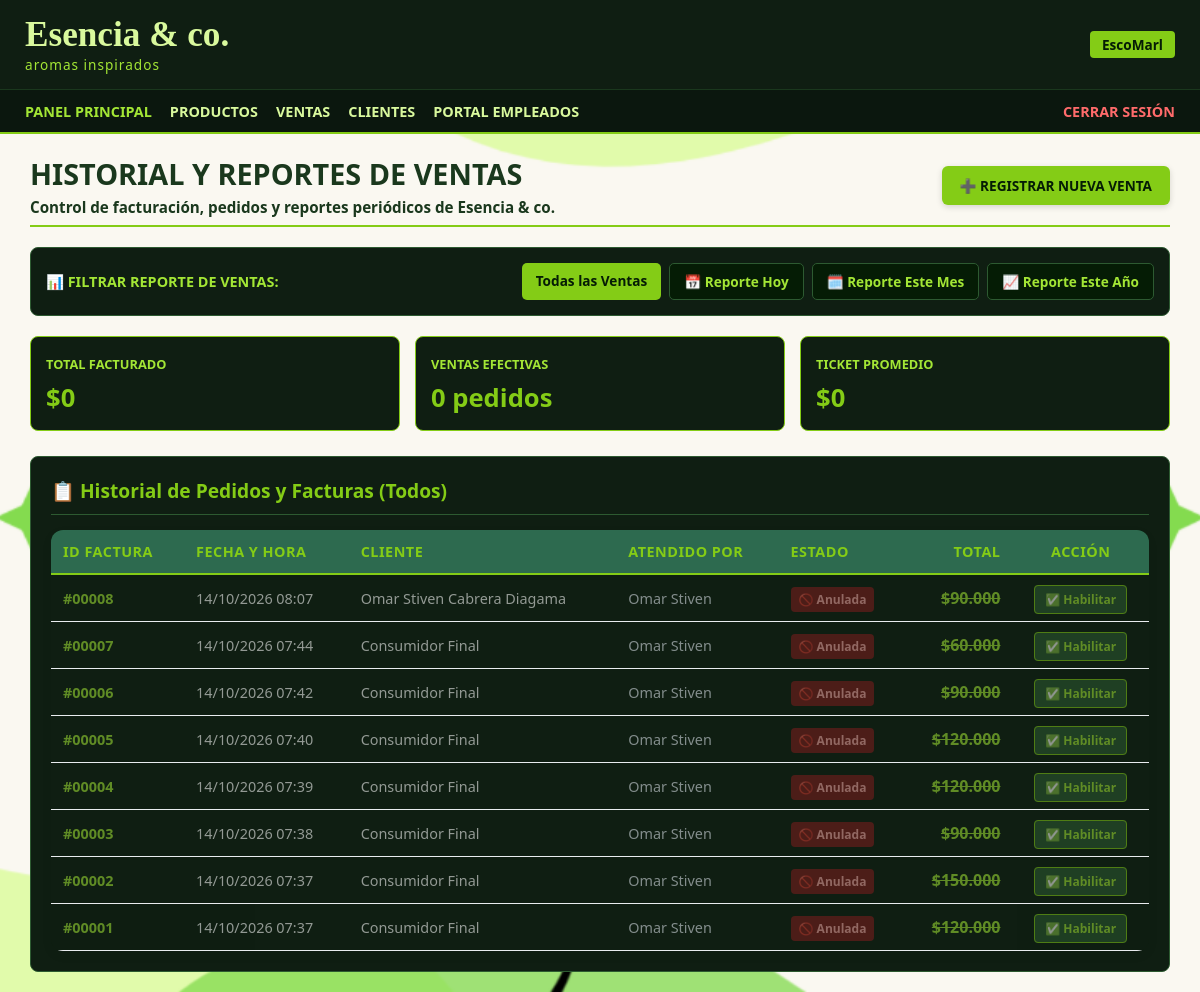
/escomarl/index.php?action=ventas (signed in), run on the app's committed database.
### tables this page shows
CREATE TABLE `tblfacturas` (
  `IdFactura` int(11) NOT NULL,
  `IdCliente` int(11) NOT NULL,
  `IdEmpleado` int(11) NOT NULL,
  `FechaFactura` datetime DEFAULT current_timestamp(),
  `TotalVenta` decimal(12,2) NOT NULL DEFAULT 0.00,
  `Estado` varchar(20) NOT NULL DEFAULT 'Activa'
);

### escomarl/controllers/VentaController.php (called while the page is built, shortened)
<?php
require_once __DIR__ . '/../models/Venta.php';
class VentaController {
    private $ventaModel;
    public function __construct() {
        $this->ventaModel    = new Venta();
    }
    public function index() {
        $periodo = $_GET['periodo'] ?? 'todos';
        $fecha   = $_GET['fecha'] ?? null;
        $ventas = $this->ventaModel->obtenerTodas($periodo, $fecha);
        require_once __DIR__ . '/../views/ventas/index.php';
    }
}

### escomarl/config/database.php (called while the page is built, shortened)
<?php
class Database {
    private static $host = 'localhost';
    private static $db_name = 'bdescomarl';
    private static $username = 'root';
    private static $password = '';
    private static $instance = null;
    public static function getInstance() {
        if (self::$instance === null) {
            try {
                $dsn = "mysql:host=" . self::$host . ";dbname=" . self::$db_name . ";charset=utf8mb4";
                $options = [
                    PDO::ATTR_ERRMODE => PDO::ERRMODE_EXCEPTION,
                    PDO::ATTR_DEFAULT_FETCH_MODE => PDO::FETCH_ASSOC,
                    PDO::ATTR_EMULATE_PREPARES => false,
                ];
                self::$instance = new PDO($dsn, self::$username, self::$password, $options);
            } catch (PDOException $e) {
                error_log("Connection Error: " . $e->getMessage());
                die("Error de conexión a la base de datos: " . $e->getMessage());
            }
        }
        return self::$instance;
    }
}

### escomarl/models/Venta.php (called while the page is built, shortened)
<?php
require_once __DIR__ . '/../config/Database.php';
class Venta {
    private $db;
    public function __construct() {
        $this->db = Database::getInstance();
    }
    public function obtenerTodas($periodo = 'todos', $fechaEspecifica = null) {
        try {
            $sql = "SELECT f.IdFactura AS id,
                           f.FechaFactura AS fecha,
                           f.TotalVenta AS total,
                           COALESCE(f.Estado, 'Activa') AS estado,
                           COALESCE(c.NombreCompleto, 'Consumidor Final') AS cliente_nombre,
                           COALESCE(e.Nombres, 'Administrador') AS empleado_nombre
                    FROM tblfacturas f
                    LEFT JOIN tblclientes c ON f.IdCliente = c.IdCliente
                    LEFT JOIN tblempleados e ON f.IdEmpleado = e.IdEmpleado";
            $params = [];
            $sql .= " ORDER BY f.IdFactura DESC";
            $stmt = $this->db->prepare($sql);
            $stmt->execute($params);
            return $stmt->fetchAll(PDO::FETCH_ASSOC);
        } catch (Exception $e) {
            return [];
        }
    }
}

### escomarl/views/ventas/index.php (the view, shortened to what this page needs)
<?php require_once __DIR__ . '/../layouts/header.php'; ?>
<div style="border-bottom: 2px solid #84cc16; padding-bottom: 8px; margin-bottom: 20px; display: flex; justify-content: space-between; align-items: center;">
    <div>
        <h2 style="color: #1a381d; font-size: 1.8rem; margin: 0; text-transform: uppercase; font-weight: 800;">HISTORIAL Y REPORTES DE VENTAS</h2>
        <p style="color: #1a381d; font-size: 0.95rem; margin-top: 4px; font-weight: 600;">Control de facturación, pedidos y reportes periódicos de <strong>Esencia & co.</strong></p>
    </div>
    <a href="index.php?action=ventas_crear" style="padding: 10px 18px; background-color: #84cc16; color: #051c05; text-decoration: none; border-radius: 6px; font-weight: bold; font-size: 0.85rem; box-shadow: 0 2px 6px rgba(0,0,0,0.15); display: flex; align-items: center; gap: 8px;">
        ➕ REGISTRAR NUEVA VENTA
    </a>
</div>
<?php $periodoActual = $_GET['periodo'] ?? 'todos'; ?>
<div style="background-color: #0f1e12; border: 1px solid #2d5a31; border-radius: 8px; padding: 15px; margin-bottom: 20px; display: flex; align-items: center; justify-content: space-between; flex-wrap: wrap; gap: 10px;">
    <span style="color: #a3e635; font-weight: bold; font-size: 0.9rem;">📊 FILTRAR REPORTE DE VENTAS:</span>
    <div style="display: flex; gap: 8px;">
        <a href="index.php?action=ventas&periodo=todos" style="padding: 8px 14px; border-radius: 5px; text-decoration: none; font-size: 0.85rem; font-weight: bold; <?= $periodoActual === 'todos' ? 'background-color: #84cc16; color: #051c05;' : 'background-color: #051c05; color: #a3e635; border: 1px solid #2d5a31;' ?>">
            Todas las Ventas
        </a>
        <a href="index.php?action=ventas&periodo=diario" style="padding: 8px 14px; border-radius: 5px; text-decoration: none; font-size: 0.85rem; font-weight: bold; <?= $periodoActual === 'diario' ? 'background-color: #84cc16; color: #051c05;' : 'background-color: #051c05; color: #a3e635; border: 1px solid #2d5a31;' ?>">
            📅 Reporte Hoy
        </a>
        <a href="index.php?action=ventas&periodo=mensual" style="padding: 8px 14px; border-radius: 5px; text-decoration: none; font-size: 0.85rem; font-weight: bold; <?= $periodoActual === 'mensual' ? 'background-color: #84cc16; color: #051c05;' : 'background-color: #051c05; color: #a3e635; border: 1px solid #2d5a31;' ?>">
            🗓️ Reporte Este Mes
        </a>
        <a href="index.php?action=ventas&periodo=anual" style="padding: 8px 14px; border-radius: 5px; text-decoration: none; font-size: 0.85rem; font-weight: bold; <?= $periodoActual === 'anual' ? 'background-color: #84cc16; color: #051c05;' : 'background-color: #051c05; color: #a3e635; border: 1px solid #2d5a31;' ?>">
            📈 Reporte Este Año
        </a>
    </div>
</div>
<div style="display: grid; grid-template-columns: repeat(auto-fit, minmax(200px, 1fr)); gap: 15px; margin-bottom: 25px;">
    <?php
        $totalIngresos = 0;
        $totalVentasCount = 0;
        $promedioVenta = $totalVentasCount > 0 ? ($totalIngresos / $totalVentasCount) : 0;
    ?>
    <div style="background-color: #0f1e12; border: 1px solid #84cc16; border-radius: 8px; padding: 15px; color: #ffffff;">
        <span style="color: #a3e635; font-size: 0.8rem; font-weight: 800; text-transform: uppercase;">TOTAL FACTURADO</span>
        <h3 style="color: #84cc16; font-size: 1.6rem; margin: 6px 0 0 0; font-weight: bold;">$<?= number_format($totalIngresos, 0, ',', '.') ?></h3>
    </div>
    <div style="background-color: #0f1e12; border: 1px solid #84cc16; border-radius: 8px; padding: 15px; color: #ffffff;">
        <span style="color: #a3e635; font-size: 0.8rem; font-weight: 800; text-transform: uppercase;">VENTAS EFECTIVAS</span>
        <h3 style="color: #84cc16; font-size: 1.6rem; margin: 6px 0 0 0; font-weight: bold;"><?= $totalVentasCount ?> pedidos</h3>
    </div>
    <div style="background-color: #0f1e12; border: 1px solid #84cc16; border-radius: 8px; padding: 15px; color: #ffffff;">
        <span style="color: #a3e635; font-size: 0.8rem; font-weight: 800; text-transform: uppercase;">TICKET PROMEDIO</span>
        <h3 style="color: #84cc16; font-size: 1.6rem; margin: 6px 0 0 0; font-weight: bold;">$<?= number_format($promedioVenta, 0, ',', '.') ?></h3>
    </div>
</div>
<div style="background-color: #0f1e12; border: 1px solid #2d5a31; border-radius: 8px; padding: 20px; color: #ffffff; overflow-x: auto;">
    <h3 style="color: #84cc16; font-size: 1.2rem; margin-top: 0; margin-bottom: 15px; border-bottom: 1px solid #2d5a31; padding-bottom: 10px; font-weight: bold;">
        📋 Historial de Pedidos y Facturas (<?= ucfirst($periodoActual) ?>)
    </h3>
    <?php if (!empty($ventas)): ?>
        <table style="width: 100%; border-collapse: collapse; text-align: left; background-color: #0f1e12; color: #ffffff;">
            <thead>
                <tr style="border-bottom: 2px solid #84cc16; color: #84cc16; font-size: 0.85rem; text-transform: uppercase; background-color: #051c05;">
                    <th style="padding: 12px; color: #84cc16;">ID Factura</th>
                    <th style="padding: 12px; color: #84cc16;">Fecha y Hora</th>
                    <th style="padding: 12px; color: #84cc16;">Cliente</th>
                    <th style="padding: 12px; color: #84cc16;">Atendido por</th>
                    <th style="padding: 12px; color: #84cc16;">Estado</th>
                    <th style="padding: 12px; color: #84cc16; text-align: right;">Total</th>
                    <th style="padding: 12px; color: #84cc16; text-align: center;">Acción</th>
                </tr>
            </thead>
            <tbody>
                <?php foreach ($ventas as $v):
                    $idFactura = $v['IdFactura'] ?? $v['id'] ?? 0;
                    $fechaFactura = $v['FechaFactura'] ?? $v['fecha'] ?? null;
                    $totalFactura = $v['TotalVenta'] ?? $v['total'] ?? 0;
                    $clienteNom = $v['cliente_nombre'] ?? $v['NombreCompleto'] ?? 'Consumidor Final';
                    $empleadoNom = $v['empleado_nombre'] ?? $v['Nombres'] ?? 'Administrador';
                    $estado = $v['estado'] ?? 'Activa';
                    $isInhabilitada = ($estado === 'Inhabilitada');
                ?>
                    <tr style="border-bottom: 1px solid #2d5a31; background-color: #0f1e12; <?= $isInhabilitada ? 'opacity: 0.55;' : '' ?>">
                        <td style="padding: 12px; font-weight: bold; color: #a3e635;">
                            #<?= str_pad($idFactura, 5, '0', STR_PAD_LEFT) ?>
                        </td>
                        <td style="padding: 12px; color: #ffffff;">
                            <?= !empty($fechaFactura) ? date('d/m/Y H:i', strtotime($fechaFactura)) : 'Fecha N/A' ?>
                        </td>
                        <td style="padding: 12px; color: #ffffff; font-weight: 500;">
                            <?= htmlspecialchars($clienteNom) ?>
                        </td>
                        <td style="padding: 12px; color: #e2e8f0;">
                            <?= htmlspecialchars($empleadoNom) ?>
                        </td>
                        <td style="padding: 12px;">
                            <?php if ($isInhabilitada): ?>
                                <span style="background-color: #7f1d1d; color: #fca5a5; padding: 4px 8px; border-radius: 4px; font-size: 0.75rem; font-weight: bold;">🚫 Anulada</span>
                            <?php else: ?>
                                <span style="background-color: #064e3b; color: #6ee7b7; padding: 4px 8px; border-radius: 4px; font-size: 0.75rem; font-weight: bold;">Activa</span>
                            <?php endif; ?>
                        </td>
                        <td style="padding: 12px; color: #a3e635; font-weight: bold; font-size: 1rem; text-align: right; <?= $isInhabilitada ? 'text-decoration: line-through;' : '' ?>">
                            $<?= number_format((float)$totalFactura, 0, ',', '.') ?>
                        </td>
                        <td style="padding: 12px; text-align: center;">
                            <?php if (!$isInhabilitada): ?>
                                <a href="index.php?action=ventas_inhabilitar&id=<?= $idFactura ?>&periodo=<?= $periodoActual ?>"
                                   onclick="return confirm('¿Inhabilitar esta venta? Se descontará del total.');"
                                   style="padding: 5px 10px; background-color: #7f1d1d; color: #fca5a5; text-decoration: none; border-radius: 4px; font-size: 0.75rem; font-weight: bold; border: 1px solid #f87171;">
                                    🚫 Inhabilitar
                                </a>
                            <?php else: ?>
                                <a href="index.php?action=ventas_habilitar&id=<?= $idFactura ?>&periodo=<?= $periodoActual ?>"
                                   onclick="return confirm('¿Volver a activar esta venta? Sumará nuevamente al total.');"
                                   style="padding: 5px 10px; background-color: #2d5a31; color: #a3e635; text-decoration: none; border-radius: 4px; font-size: 0.75rem; font-weight: bold; border: 1px solid #84cc16;">
                                    ✅ Habilitar
                                </a>
                            <?php endif; ?>
                        </td>
                    </tr>
                <?php endforeach; ?>
            </tbody>
        </table>
    <?php else: ?>
        <p style="color: #a3e635; text-align: center; padding: 25px 0; margin: 0;">No se registraron ventas en el período seleccionado.</p>
    <?php endif; ?>
</div>
</div>

### escomarl/public/css/style.css (style rules this page uses)
* { box-sizing: border-box; margin: 0; padding: 0; font-family: 'Segoe UI', Tahoma, Geneva, Verdana, sans-serif; }
body { background-color: #f4f6f8; color: #2b2b2b; min-height: 100vh; }
table { width: 100%; border-collapse: collapse; background-color: #ffffff; border-radius: 12px; overflow: hidden; box-shadow: 0 4px 12px rgba(0,0,0,0.05); }
th { background-color: #2d6a4f; color: #ffffff; padding: 14px 16px; text-align: left; font-size: 0.9rem; text-transform: uppercase; letter-spacing: 0.5px; }
td { padding: 12px 16px; border-bottom: 1px solid #e9ecef; color: #333333; font-size: 0.9rem; }

### data on the page
tblfacturas: IdFactura "00008", FechaFactura "14/10/2026 08:07", clienteNom "Omar Stiven Cabrera Diagama", empleadoNom "Omar Stiven", TotalVenta "90.000"
tblfacturas: IdFactura "00007", FechaFactura "14/10/2026 07:44", clienteNom "Consumidor Final", empleadoNom "Omar Stiven", TotalVenta "60.000"
tblfacturas: IdFactura "00006", FechaFactura "14/10/2026 07:42", clienteNom "Consumidor Final", empleadoNom "Omar Stiven", TotalVenta "90.000"
tblfacturas: IdFactura "00005", FechaFactura "14/10/2026 07:40", clienteNom "Consumidor Final", empleadoNom "Omar Stiven", TotalVenta "120.000"
tblfacturas: IdFactura "00004", FechaFactura "14/10/2026 07:39", clienteNom "Consumidor Final", empleadoNom "Omar Stiven", TotalVenta "120.000"
tblfacturas: IdFactura "00003", FechaFactura "14/10/2026 07:38", clienteNom "Consumidor Final", empleadoNom "Omar Stiven", TotalVenta "90.000"
tblfacturas: IdFactura "00002", FechaFactura "14/10/2026 07:37", clienteNom "Consumidor Final", empleadoNom "Omar Stiven", TotalVenta "150.000"
tblfacturas: IdFactura "00001", FechaFactura "14/10/2026 07:37", clienteNom "Consumidor Final", empleadoNom "Omar Stiven", TotalVenta "120.000"

### other printed values
$totalIngresos "0"
$totalVentasCount "0"
$promedioVenta "0"
$periodoActual "Todos"
